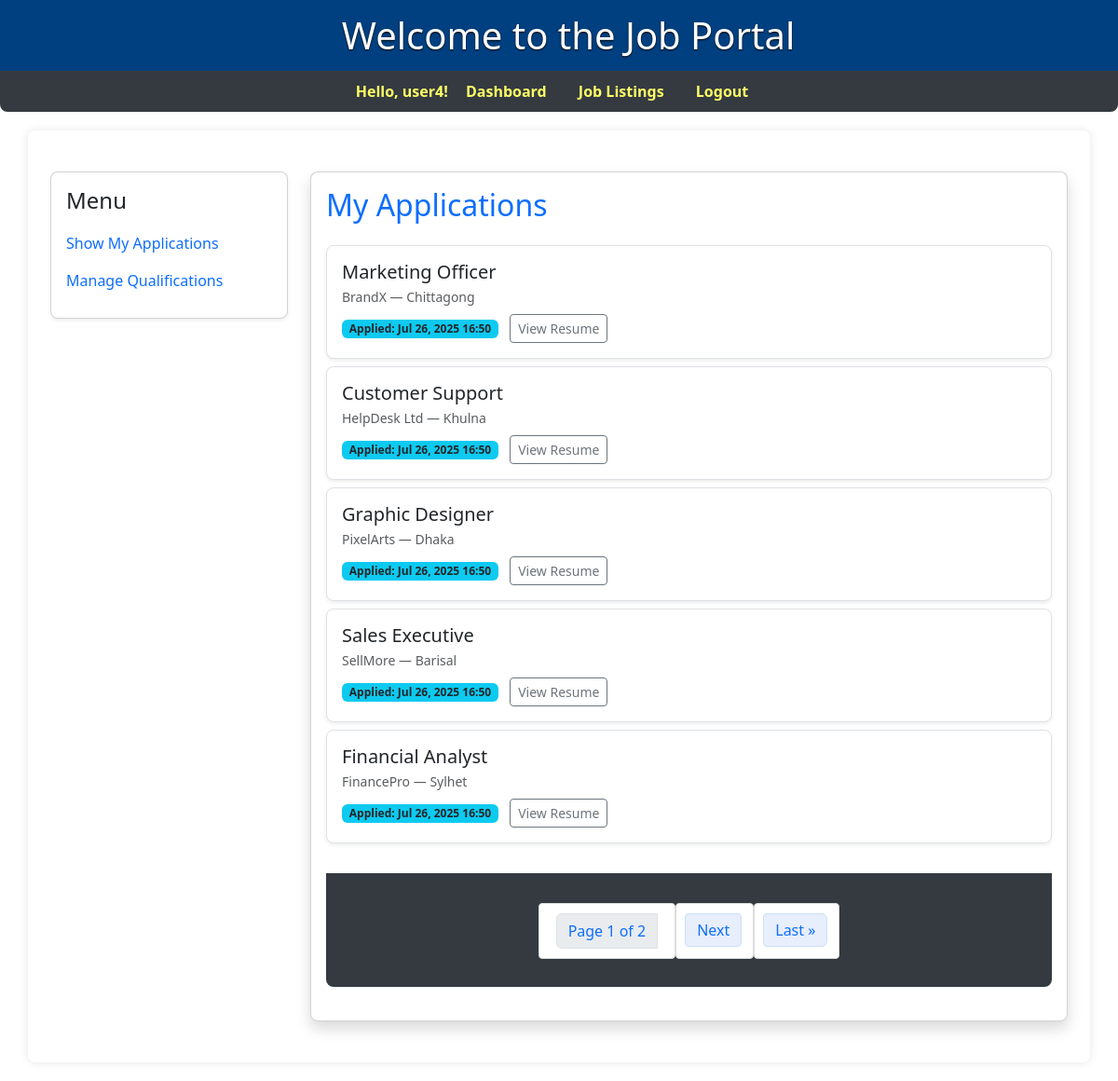
/dashboard/ (signed in), run on the app's committed database.
### core/models.py (models this page shows)
class CustomUser(AbstractUser):
    ROLE_CHOICES = (
        ('employer', 'Employer'),
        ('applicant', 'Applicant'),
    )
    role = models.CharField(max_length=10, choices=ROLE_CHOICES)
    experience_years = models.IntegerField(blank=True, null=True)

class Application(models.Model):
    job = models.ForeignKey(Job, on_delete=models.CASCADE)
    applicant = models.ForeignKey(settings.AUTH_USER_MODEL, on_delete=models.CASCADE)
    resume = models.FileField(upload_to='resumes/')
    cover_letter = models.TextField()
    applied_at = models.DateTimeField(auto_now_add=True)
    class Meta:
        constraints = [
            models.UniqueConstraint(fields=['job', 'applicant'], name='unique_application_per_job_per_user')
        ]

class Job(models.Model):
    title = models.CharField(max_length=255)
    company_name = models.CharField(max_length=255)
    location = models.CharField(max_length=255)
    description = models.TextField()
    posted_by = models.ForeignKey(settings.AUTH_USER_MODEL, on_delete=models.CASCADE)
    created_at = models.DateTimeField(auto_now_add=True)

### core/views.py (the view)
# urls.py: path('dashboard/', views.dashboard, name='dashboard'),
@login_required
def dashboard(request):
    if request.user.role == 'employer':
        job_list = Job.objects.filter(posted_by=request.user).annotate(app_count=Count('application'))
        paginator = Paginator(job_list, 5)  # Show 5 jobs per page
        page_number = request.GET.get('page')
        jobs = paginator.get_page(page_number)
        return render(request, 'core/employer_dashboard.html', {'jobs': jobs})
    else:
        applications_list = Application.objects.filter(applicant=request.user)
        paginator = Paginator(applications_list, 5)  # 5 per page, adjust as needed
        page_number = request.GET.get('page')
        applications = paginator.get_page(page_number)
        return render(request, 'core/applicant_dashboard.html', {'applications': applications})

### core/templates/core/applicant_dashboard.html (shortened to what this page needs)
{% extends 'base.html' %}
{% block content %}
<div class="container-fluid py-4">
  <div class="row">
    <div class="col-md-3 mb-4">
      <div class="card shadow-sm rounded-3">
        <div class="card-body">
          <h4 class="mb-3">Menu</h4>
          <ul class="list-group">
            <li class="list-group-item border-0 px-0 py-1">
              <a href="{% url 'dashboard' %}" class="text-decoration-none">Show My Applications</a>
            </li>
            <li class="list-group-item border-0 px-0 py-1">
              <a href="{% url 'manage_qualifications' %}" class="text-decoration-none">Manage Qualifications</a>
            </li>
          </ul>
        </div>
      </div>
    </div>
    <div class="col-md-9">
      <div class="card shadow rounded-3">
        <div class="card-body">
          <h2 class="mb-4 text-primary">My Applications</h2>
          {% if applications %}
            <div class="list-group">
              {% for app in applications %}
                <div class="list-group-item py-3 mb-2 rounded-3 border shadow-sm">
                  <div class="d-flex justify-content-between align-items-center">
                    <div>
                      <h5 class="mb-1">{{ app.job.title }}</h5>
                      <div class="text-muted small mb-2">
                        {{ app.job.company_name }} &mdash; {{ app.job.location }}
                      </div>
                      <div>
                        <span class="badge bg-info text-dark">Applied: {{ app.applied_at|date:"M d, Y H:i" }}</span>
                        <a href="{{ app.resume.url }}" class="btn btn-outline-secondary btn-sm ms-2" target="_blank">
                          View Resume
                        </a>
                      </div>
                    </div>
                  </div>
                </div>
              {% endfor %}
            </div>
          {% else %}
            <div class="alert alert-info mt-3">
              No applications submitted yet.
            </div>
          {% endif %}
          <nav class="mt-4">
                <ul class="pagination justify-content-center">
                  <li class="page-item disabled">
                    <span class="page-link text-primary">
                      Page {{ applications.number }} of {{ applications.paginator.num_pages }}
                    </span>
                  </li>
                  {% if applications.has_next %}
                    <li class="page-item">
                      <a class="page-link text-primary" href="?page={{ applications.next_page_number }}">Next</a>
                    </li>
                    <li class="page-item">
                      <a class="page-link text-primary" href="?page={{ applications.paginator.num_pages }}">Last &raquo;</a>
                    </li>
                  {% endif %}
                </ul>
          </nav>
        </div>
      </div>
    </div>
  </div>
</div>
{% endblock %}

### templates/base.html (shortened to what this page needs)
{% load static %}
<!DOCTYPE html>
<html>
<head>
    <link rel="stylesheet" href="{% static 'css/style.css' %}">
    <link href="https://cdn.jsdelivr.net/npm/bootstrap@5.3.3/dist/css/bootstrap.min.css" rel="stylesheet">
</head>
<body>
    <div class="site-banner">
        <h1 style="margin: 0; padding: 5px 15px;">Welcome to the Job Portal</h1>
    </div>
    <nav>
        {% if user.is_authenticated %}
            <span style="color:#ff6; font-weight:bold;">Hello, {{ user.get_full_name|default:user.username }}!</span>
            <a href="{% url 'dashboard' %}">Dashboard</a>
            {% if user.role == 'applicant' %}
            <a href="{% url 'job_list' %}">Job Listings</a>
            {% endif %}
            <form action="{% url 'logout' %}" method="post" style="display:inline;">
                <button type="submit" style="background:none;border:none;padding:0;color:#007bff;cursor:pointer;">Logout</button>
            </form>
        {% else %}
            <a href="{% url 'login' %}">Login</a>
            <a href="{% url 'register' %}">Register</a>
        {% endif %}
    </nav>
    <div class="container">
        {% block content %}{% endblock %}
    </div>
</body>
</html>

### static/css/style.css (style rules this page uses)
body { font-family: Arial, sans-serif; background-color: #f8f9fa; margin: 0; padding: 0; }
.site-banner { height: 2cm; color: white; display: flex; align-items: center; font-size: 1.2rem; padding-left: 20px; text-shadow: 0 1px 2px black; background-color: #004080; justify-content: center; box-shadow: 0 2px 5px rgba(0,0,0,0.1); }
.container { width: 80%; margin: 20px auto; background: white; padding: 20px; box-shadow: 0 0 10px rgba(0,0,0,0.1); border-radius: 8px; }
h2 { color: #343a40; }
button { background-color: #007bff; color: white; padding: 10px 20px; border: none; border-radius: 4px; cursor: pointer; }
ul { list-style-type: none; padding: 0; }
li { background: #ffffff; padding: 10px; margin-bottom: 8px; border: 1px solid #ddd; border-radius: 4px; }
nav { background: #343a40; padding: 10px 0; margin-bottom: 20px; border-radius: 0 0 8px 8px; text-align: center; }
nav a, nav button { color: #ff6 !important; text-decoration: none; margin: 0 15px; font-weight: bold; background: none; border: none; padding: 0; cursor: pointer; font-size: 16px; transition: color 0.2s; }
.pagination a { margin: 0 5px; text-decoration: none; }
.pagination span { margin: 0 10px; }
.pagination { margin: 22px 0 12px 0; text-align: center; }
.pagination a { background: #e7eefc; color: #0072e3; padding: 5px 12px; border-radius: 4px; margin: 0 2px; border: 1px solid #cbe0fb; text-decoration: none; font-weight: 500; transition: background 0.18s, color 0.18s; }
.pagination span { margin: 0 8px; font-weight: 600; }
.pagination .page-link { color: #084298; font-weight: 500; }

### data on the page
CustomUser: get_full_name "user4"
Application: job "Marketing Officer", job.company_name "BrandX", job.location "Chittagong", applied_at "Jul 26, 2025 16:50"
Application: job "Customer Support", job.company_name "HelpDesk Ltd", job.location "Khulna", applied_at "Jul 26, 2025 16:50"
Application: job "Graphic Designer", job.company_name "PixelArts", job.location "Dhaka", applied_at "Jul 26, 2025 16:50"
Application: job "Sales Executive", job.company_name "SellMore", job.location "Barisal", applied_at "Jul 26, 2025 16:50"
Application: job "Financial Analyst", job.company_name "FinancePro", job.location "Sylhet", applied_at "Jul 26, 2025 16:50"

### other printed values
{{ applications.number }} "1"
{{ applications.paginator.num_pages }} "2"
